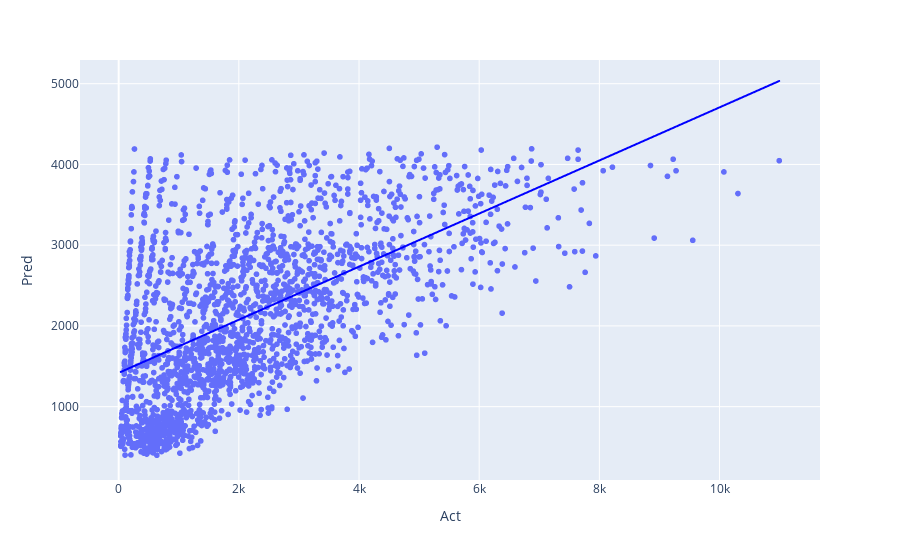

This figure's notebook cell:
### Markdown cell above
> Linear Regression with more Variables

### Code cell
train['Item_Weight'].fillna((train['Item_Weight'].mean()), inplace=True)    ## filling nans
X = train.loc[:, ['Outlet_Establishment_Year', 'Item_MRP', 'Item_Weight']]
y = train[['Item_Outlet_Sales']]
## Train Test
X_train, X_cv, y_train, y_cv = train_test_split(X, y)

## Training model
mlrb = LinearRegression()
mlrb.fit(X_train, y_train)

## Predicting
y_predict = mlrb.predict(X_cv)


dfa = pd.DataFrame({'Act':y_cv.values.flatten(), 'Pred':y_predict.flatten()})

px.scatter(dfa, 'Act', 'Pred', trendline='ols', trendline_color_override='blue')

### Figure 1 — Plotly figure (JSON) as saved in the notebook; plotly's stock layout.template omitted (floating-point values rounded to 4 significant figures; data arrays with more than 128 entries replaced by an {"elided": "..."} marker saying what was removed)
{"data": [{"hovertemplate": "Act=%{x}<br>Pred=%{y}<extra></extra>", "legendgroup": "", "marker": {"color": "#636efa", "symbol": "circle"}, "mode": "markers", "name": "", "showlegend": false, "type": "scattergl", "x": {"elided": "2131 float values"}, "xaxis": "x", "y": {"elided": "2131 float values"}, "yaxis": "y"}, {"hovertemplate": "<b>OLS trendline</b><br>Pred = 0.328765 * Act + 1418.98<br>R<sup>2</sup>=0.334742<br><br>Act=%{x}<br>Pred=%{y} <b>(trend)</b><extra></extra>", "legendgroup": "", "line": {"color": "blue"}, "marker": {"color": "#636efa", "symbol": "circle"}, "mode": "lines", "name": "", "showlegend": false, "type": "scattergl", "x": {"elided": "2131 float values"}, "xaxis": "x", "y": {"elided": "2131 float values"}, "yaxis": "y"}], "layout": {"legend": {"tracegroupgap": 0}, "margin": {"t": 60}, "xaxis": {"anchor": "y", "domain": [0, 1], "title": {"text": "Act"}}, "yaxis": {"anchor": "x", "domain": [0, 1], "title": {"text": "Pred"}}}}
